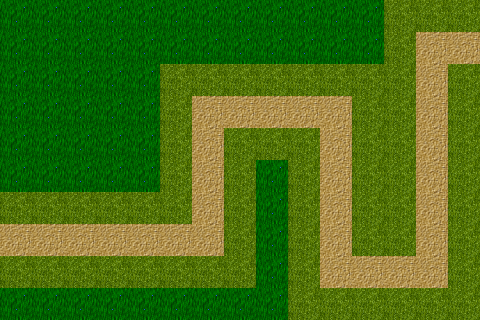

This is a level from a 2D game, rendered from its Tiled map with the project's own tilesets. A one-line summary and the complete map file follow:
An orthogonal 15x10 tile map with 32x32 px tiles, 2 tile layers (Tile Layer 1, Tile Layer 2).

<map version="1.0" tiledversion="1.1.2" orientation="orthogonal" renderorder="left-down" width="15" height="10" tilewidth="32" tileheight="32" infinite="0" nextobjectid="1">
 <tileset firstgid="1" source="PTDTileset.tsx" />
 <layer name="Tile Layer 1" width="15" height="10">
  <data encoding="csv">
6,6,6,6,6,6,6,6,6,6,6,6,8,8,8,
6,6,6,6,6,6,6,6,6,6,6,6,8,0,0,
6,6,6,6,6,8,8,8,8,8,8,8,8,0,8,
6,6,6,6,6,8,0,0,0,0,0,8,8,0,8,
6,6,6,6,6,8,0,8,8,8,0,8,8,0,8,
6,6,6,6,6,8,0,8,6,8,0,8,8,0,8,
8,8,8,8,8,8,0,8,6,8,0,8,8,0,8,
0,0,0,0,0,0,0,8,6,8,0,8,8,0,8,
8,8,8,8,8,8,8,8,6,8,0,0,0,0,8,
6,6,6,6,6,6,6,6,6,8,8,8,8,8,8
</data>
 </layer>
 <layer name="Tile Layer 2" width="15" height="10">
  <data encoding="csv">
0,0,0,0,0,0,0,0,0,0,0,0,0,0,0,
0,0,0,0,0,0,0,0,0,0,0,0,0,7,7,
0,0,0,0,0,0,0,0,0,0,0,0,0,7,0,
0,0,0,0,0,0,7,7,7,7,7,0,0,7,0,
0,0,0,0,0,0,7,0,0,0,7,0,0,7,0,
0,0,0,0,0,0,7,0,0,0,7,0,0,7,0,
0,0,0,0,0,0,7,0,0,0,7,0,0,7,0,
7,7,7,7,7,7,7,0,0,0,7,0,0,7,0,
0,0,0,0,0,0,0,0,0,0,7,7,7,7,0,
0,0,0,0,0,0,0,0,0,0,0,0,0,0,0
</data>
 </layer>
</map>
